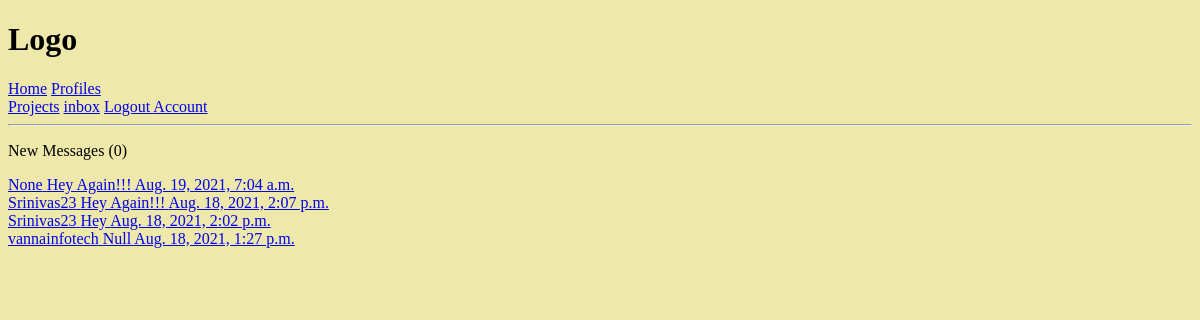
The app's page /inbox/ (signed in), older data.
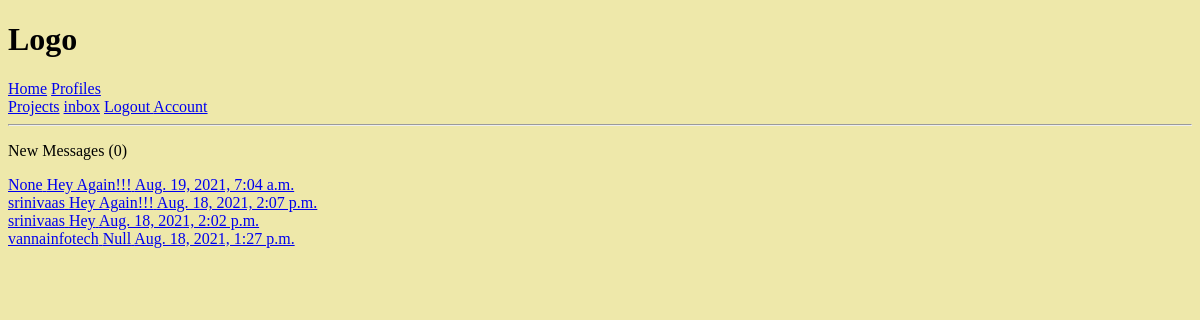
The same page, newer data.
### users/models.py (models this page shows, shortened)
class Message(models.Model):
    sender = models.ForeignKey(Profile, on_delete=models.SET_NULL, null=True, blank=True)
    receiver = models.ForeignKey(Profile, on_delete=models.SET_NULL, null=True, blank=True, related_name = 'messages')
    sender_name = models.CharField(max_length=200, null=True, blank=True)
    email = models.EmailField(max_length=200, null=True, blank=True)
    subject = models.CharField(max_length=200, null=True, blank=True)
    is_read = models.BooleanField(default=False, null=True)
    body = models.TextField()
    created_date = models.DateTimeField(auto_now_add=True)
    class Meta:
        ordering = ['is_read', '-created_date']

class Profile(models.Model):
    user = models.OneToOneField(User, on_delete=models.CASCADE, null=True, blank=True)
    name = models.CharField(max_length=200, blank=True,null=True)
    email = models.EmailField(max_length=500, blank=True, null=True)
    username = models.CharField(max_length=200, blank=True,null=True)
    bio  = models.TextField(blank=True, null=True)
    profile_image = models.ImageField(null=True, blank=True, upload_to='profiles/', default='profiles/user-default.png')
    created_date = models.DateTimeField(auto_now_add=True)
    def __str__(self):
        return str(self.user.username)

### users/views.py (the view)
# urls.py: path('inbox/', views.inbox, name="inbox"),
@login_required(login_url='login')
def inbox(request):
   profile  = request.user.profile
   messageRequest = profile.messages.all()
   unreadCount = messageRequest.filter(is_read = False).count()
   context = {
     'messageRequest' : messageRequest,
     'unreadCount' : unreadCount
   }
   return render(request, 'users/inbox.html', context)

### users/templates/users/inbox.html
{% extends 'main.html'%}
{%block content%}
<p> New Messages ({{unreadCount}}) </p>
  {% for message in messageRequest %}
  {% if message.is_read == False %}
    <div style="font-weight: bold;">
  {% else %}
    <div style="font-weight: lighter;">
  {% endif %}
  <a href="{% url 'message' message.id %}">
  <span> {{message.sender}}</span>
  <span>{{message.subject}}</span>
  <span>{{message.created_date}}</span>
  </a>
  </div>
  {% endfor %}
{%endblock%}

Row changes from the older to the newer data that the page shows:
changed through a linked row, Message "Aug. 18, 2021, 2:07 p.m.": sender "Srinivas23" → "srinivaas"
changed through a linked row, Message "Hey": sender "Srinivas23" → "srinivaas"
